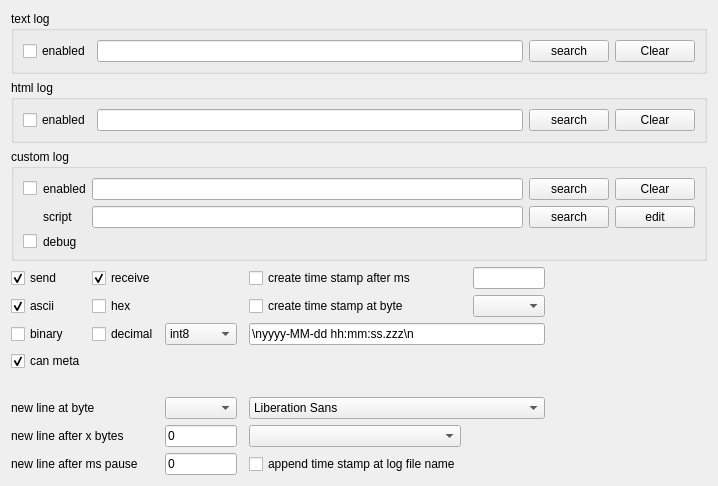
         <widget class="QWidget" name="scrollAreaWidgetContents_2">
          <property name="geometry">
           <rect>
            <x>0</x>
            <y>-110</y>
            <width>718</width>
            <height>457</height>
           </rect>
          </property>
          <layout class="QGridLayout" name="gridLayout_2">
           <item row="1" column="0" colspan="8">
            <widget class="QGroupBox" name="groupBox_6">
             <property name="title">
              <string>html log</string>
             </property>
             <layout class="QHBoxLayout" name="horizontalLayout_8">
              <item>
               <widget class="QCheckBox" name="HtmlLogCheckBox">
                <property name="sizePolicy">
                 <sizepolicy hsizetype="Preferred" vsizetype="Preferred">
                  <horstretch>0</horstretch>
                  <verstretch>0</verstretch>
                 </sizepolicy>
                </property>
                <property name="toolTip">
                 <string>enable the html log</string>
                </property>
                <property name="text">
                 <string>enabled</string>
                </property>
               </widget>
              </item>
              <item>
               <widget class="DragDropLineEdit" name="logHtmlLineEdit">
                <property name="toolTip">
                 <string>the name/path of html log file</string>
                </property>
                <property name="readOnly">
                 <bool>true</bool>
                </property>
               </widget>
              </item>
              <item>
               <widget class="QPushButton" name="logHtmlLogPushButton">
                <property name="toolTip">
                 <string>search the file to store the log</string>
                </property>
                <property name="text">
                 <string>search</string>
                </property>
               </widget>
              </item>
              <item>
               <widget class="QPushButton" name="ClearHtmlLogPushButton">
                <property name="maximumSize">
                 <size>
                  <width>16777215</width>
                  <height>16777215</height>
                 </size>
                </property>
                <property name="toolTip">
                 <string>clear the html log</string>
                </property>
                <property name="layoutDirection">
                 <enum>Qt::LeftToRight</enum>
                </property>
                <property name="text">
                 <string>Clear</string>
                </property>
               </widget>
              </item>
             </layout>
            </widget>
           </item>
           <item row="0" column="0" colspan="8">
            <widget class="QGroupBox" name="groupBox_7">
             <property name="title">
              <string>text log</string>
             </property>
             <layout class="QHBoxLayout" name="horizontalLayout_15">
              <item>
               <widget class="QCheckBox" name="TextLogCheckBox">
                <property name="sizePolicy">
                 <sizepolicy hsizetype="Preferred" vsizetype="Preferred">
                  <horstretch>0</horstretch>
                  <verstretch>0</verstretch>
                 </sizepolicy>
                </property>
                <property name="toolTip">
                 <string>enable the text log</string>
                </property>
                <property name="text">
                 <string>enabled</string>
                </property>
               </widget>
              </item>
              <item>
               <widget class="DragDropLineEdit" name="logTextLineEdit">
                <property name="toolTip">
                 <string>the name/path of text log file</string>
                </property>
                <property name="readOnly">
                 <bool>true</bool>
                </property>
               </widget>
              </item>
              <item>
               <widget class="QPushButton" name="logTextLogPushButton">
                <property name="toolTip">
                 <string>search the file to store the log</string>
                </property>
                <property name="text">
                 <string>search</string>
                </property>
               </widget>
              </item>
              <item>
               <widget class="QPushButton" name="ClearTextLogPushButton">
                <property name="maximumSize">
                 <size>
                  <width>16777215</width>
                  <height>16777215</height>
                 </size>
                </property>
                <property name="toolTip">
                 <string>clear the text log</string>
                </property>
                <property name="layoutDirection">
                 <enum>Qt::LeftToRight</enum>
                </property>
                <property name="text">
                 <string>Clear</string>
                </property>
               </widget>
              </item>
             </layout>
            </widget>
           </item>
           <item row="2" column="0" colspan="8">
            <widget class="QGroupBox" name="groupBox_8">
             <property name="title">
              <string>custom log</string>
             </property>
             <layout class="QGridLayout" name="gridLayout">
              <item row="0" column="4">
               <widget class="QPushButton" name="ClearCustomLogPushButton">
                <property name="maximumSize">
                 <size>
                  <width>16777215</width>
                  <height>16777215</height>
                 </size>
                </property>
                <property name="toolTip">
                 <string>clear the custom log</string>
                </property>
                <property name="layoutDirection">
                 <enum>Qt::LeftToRight</enum>
                </property>
                <property name="text">
                 <string>Clear</string>
                </property>
               </widget>
              </item>
              <item row="0" column="2">
               <widget class="DragDropLineEdit" name="logCustomLineEdit">
                <property name="toolTip">
                 <string>the name/path of custom log file</string>
                </property>
                <property name="readOnly">
                 <bool>true</bool>
                </property>
               </widget>
              </item>
              <item row="1" column="2">
               <widget class="DragDropLineEdit" name="logScriptLineEdit">
                <property name="toolTip">
                 <string>script which generates the text for the custom log (see chapter custom console/log scripts for more details)</string>
                </property>
                <property name="readOnly">
                 <bool>true</bool>
                </property>
               </widget>
              </item>
              <item row="0" column="3">
               <widget class="QPushButton" name="logCustomLogPushButton">
                <property name="toolTip">
                 <string>search the file to store the log</string>
                </property>
                <property name="text">
                 <string>search</string>
                </property>
               </widget>
              </item>
              <item row="0" column="0">
               <widget class="QCheckBox" name="logUseCustomLogCheckBox">
                <property name="toolTip">
                 <string>use a custom log</string>
                </property>
                <property name="text">
                 <string/>
                </property>
               </widget>
              </item>
              <item row="1" column="4">
               <widget class="QPushButton" name="logEditScriptPushButton">
                <property name="toolTip">
                 <string>edit the custom log script</string>
                </property>
                <property name="text">
                 <string>edit</string>
                </property>
               </widget>
              </item>
              <item row="0" column="1">
               <widget class="QLabel" name="label_38">
                <property name="toolTip">
                 <string>enable the custom log (see chapter custom console/log scripts for more details)</string>
                </property>
                <property name="text">
                 <string>enabled</string>
                </property>
               </widget>
              </item>
              <item row="1" column="1">
               <widget class="QLabel" name="label_37">
                <property name="toolTip">
                 <string>script which generates the text for the custom log (see chapter custom console/log scripts for more details)</string>
                </property>
                <property name="text">
                 <string>script</string>
                </property>
                <property name="alignment">
                 <set>Qt::AlignLeading|Qt::AlignLeft|Qt::AlignVCenter</set>
                </property>
               </widget>
              </item>
              <item row="1" column="3">
               <widget class="QPushButton" name="logSearchScriptPushButton">
                <property name="toolTip">
                 <string>search the custom log script</string>
                </property>
                <property name="text">
                 <string>search</string>
                </property>
               </widget>
              </item>
              <item row="2" column="0">
               <widget class="QCheckBox" name="logDebugCustomLogCheckBox">
                <property name="toolTip">
                 <string>debug custom log script</string>
                </property>
                <property name="text">
                 <string/>
                </property>
               </widget>
              </item>
              <item row="2" column="1">
               <widget class="QLabel" name="label_27">
                <property name="toolTip">
                 <string>debug custom log script</string>
                </property>
                <property name="text">
                 <string>debug</string>
                </property>
               </widget>
              </item>
             </layout>
            </widget>
           </item>
           <item row="9" column="7">
            <spacer name="horizontalSpacer_2">
             <property name="orientation">
              <enum>Qt::Horizontal</enum>
             </property>
             <property name="sizeHint" stdset="0">
              <size>
               <width>40</width>
               <height>20</height>
              </size>
             </property>
            </spacer>
           </item>
           <item row="12" column="0" colspan="2">
            <widget class="QLabel" name="label_4">
             <property name="toolTip">
              <string>new line after x ms send/receive pause (0=off)</string>
             </property>
             <property name="text">
              <string>new line after ms pause</string>
             </property>
            </widget>
           </item>
           <item row="13" column="2">
            <spacer name="verticalSpacer_9">
             <property name="orientation">
              <enum>Qt::Vertical</enum>
             </property>
             <property name="sizeHint" stdset="0">
              <size>
               <width>20</width>
               <height>40</height>
              </size>
             </property>
            </spacer>
           </item>
           <item row="3" column="1">
            <widget class="QCheckBox" name="LogWriteReceivedCheckBox">
             <property name="sizePolicy">
              <sizepolicy hsizetype="Preferred" vsizetype="Preferred">
               <horstretch>0</horstretch>
               <verstretch>0</verstretch>
              </sizepolicy>
             </property>
             <property name="toolTip">
              <string>write received data into log</string>
             </property>
             <property name="text">
              <string>receive</string>
             </property>
             <property name="checked">
              <bool>true</bool>
             </property>
            </widget>
           </item>
           <item row="10" column="4" colspan="3">
            <widget class="QFontComboBox" name="htmlLogFontComboBox">
             <property name="sizePolicy">
              <sizepolicy hsizetype="Expanding" vsizetype="Fixed">
               <horstretch>0</horstretch>
               <verstretch>0</verstretch>
              </sizepolicy>
             </property>
             <property name="minimumSize">
              <size>
               <width>0</width>
               <height>0</height>
              </size>
             </property>
             <property name="maximumSize">
              <size>
               <width>16777215</width>
               <height>16777215</height>
              </size>
             </property>
             <property name="toolTip">
              <string>log font</string>
             </property>
             <property name="editable">
              <bool>false</bool>
             </property>
            </widget>
           </item>
           <item row="3" column="0">
            <widget class="QCheckBox" name="LogWriteSendCheckBox">
             <property name="sizePolicy">
              <sizepolicy hsizetype="Preferred" vsizetype="Preferred">
               <horstretch>0</horstretch>
               <verstretch>0</verstretch>
              </sizepolicy>
             </property>
             <property name="toolTip">
              <string>write sent data into log</string>
             </property>
             <property name="text">
              <string>send</string>
             </property>
             <property name="checked">
              <bool>true</bool>
             </property>
            </widget>
           </item>
           <item row="7" column="0">
            <widget class="QCheckBox" name="LogWriteCanMetaCheckBox">
             <property name="toolTip">
              <string>write can meta information (id and type)</string>
             </property>
             <property name="statusTip">
              <string/>
             </property>
             <property name="text">
              <string>can meta</string>
             </property>
             <property name="checked">
              <bool>true</bool>
             </property>
            </widget>
           </item>
           <item row="11" column="0" colspan="2">
            <widget class="QLabel" name="label_3">
             <property name="toolTip">
              <string>new line after x number of sent/received bytes (0=off)</string>
             </property>
             <property name="text">
              <string>new line after x bytes</string>
             </property>
            </widget>
           </item>
           <item row="11" column="2">
            <widget class="QLineEdit" name="logNewLineAfterNumberBytes">
             <property name="sizePolicy">
              <sizepolicy hsizetype="Ignored" vsizetype="Fixed">
               <horstretch>0</horstretch>
               <verstretch>0</verstretch>
              </sizepolicy>
             </property>
             <property name="maximumSize">
              <size>
               <width>16777215</width>
               <height>16777215</height>
              </size>
             </property>
             <property name="toolTip">
              <string>new line after x number of sent/received bytes (0=off)</string>
             </property>
             <property name="text">
              <string>0</string>
             </property>
            </widget>
           </item>
           <item row="10" column="2">
            <widget class="QComboBox" name="logNewLineAt">
             <property name="maximumSize">
              <size>
               <width>16777215</width>
               <height>16777215</height>
              </size>
             </property>
             <property name="toolTip">
              <string>new line at byte</string>
             </property>
             <property name="statusTip">
              <string>new line at byte</string>
             </property>
            </widget>
           </item>
           <item row="12" column="2">
            <widget class="QLineEdit" name="logNewLineAfterPause">
             <property name="sizePolicy">
              <sizepolicy hsizetype="Ignored" vsizetype="Fixed">
               <horstretch>0</horstretch>
               <verstretch>0</verstretch>
              </sizepolicy>
             </property>
             <property name="maximumSize">
              <size>
               <width>16777215</width>
               <height>16777215</height>
              </size>
             </property>
             <property name="toolTip">
              <string>new line after x ms send/receive pause (0=off)</string>
             </property>
             <property name="text">
              <string>0</string>
             </property>
            </widget>
           </item>
           <item row="3" column="6">
            <widget class="QLineEdit" name="logWithTimeStampLineEdit">
             <property name="sizePolicy">
              <sizepolicy hsizetype="Ignored" vsizetype="Fixed">
               <horstretch>0</horstretch>
               <verstretch>0</verstretch>
              </sizepolicy>
             </property>
             <property name="maximumSize">
              <size>
               <width>16777215</width>
               <height>16777215</height>
              </size>
             </property>
             <property name="toolTip">
              <string>create time stamp after ms</string>
             </property>
            </widget>
           </item>
           <item row="4" column="6">
            <widget class="QComboBox" name="logTimestampAtByteComboBox">
             <property name="maximumSize">
              <size>
               <width>16777215</width>
               <height>16777215</height>
              </size>
             </property>
             <property name="toolTip">
              <string>create time stamp at byte</string>
             </property>
            </widget>
           </item>
           <item row="6" column="2">
            <widget class="QComboBox" name="logDecimalsType">
             <property name="toolTip">
              <string>the type of the decimals in the log</string>
             </property>
             <item>
              <property name="text">
               <string>int8</string>
              </property>
             </item>
             <item>
              <property name="text">
               <string>int16</string>
              </property>
             </item>
             <item>
              <property name="text">
               <string>int32</string>
              </property>
             </item>
             <item>
              <property name="text">
               <string>uint8</string>
              </property>
             </item>
             <item>
              <property name="text">
               <string>uint16</string>
              </property>
             </item>
             <item>
              <property name="text">
               <string>uint32</string>
              </property>
             </item>
            </widget>
           </item>
           <item row="6" column="4" colspan="3">
            <widget class="QLineEdit" name="LogTimestampFormat">
             <property name="sizePolicy">
              <sizepolicy hsizetype="Minimum" vsizetype="Fixed">
               <horstretch>0</horstretch>
               <verstretch>0</verstretch>
              </sizepolicy>
             </property>
             <property name="maximumSize">
              <size>
               <width>16777215</width>
               <height>16777215</height>
              </size>
             </property>
             <property name="toolTip">
              <string>&lt;html&gt;&lt;head/&gt;&lt;body&gt;&lt;p&gt;time stamp format ('optinal new lines (\n)' date and time format (chapter Time format and Date format in the manual) 'optional new lines (\n)'&lt;/p&gt;&lt;p&gt;Example:&lt;/p&gt;&lt;p&gt;\nyyyy-MM-dd hh:mm:ss.zzz\n&lt;/p&gt;&lt;p&gt;Example without date and with spaces in front of the time stamp:&lt;/p&gt;&lt;p&gt;\n       hh:mm:ss\n&lt;/p&gt;&lt;p&gt;&lt;br/&gt;&lt;/p&gt;&lt;/body&gt;&lt;/html&gt;</string>
             </property>
             <property name="text">
              <string>\nyyyy-MM-dd hh:mm:ss.zzz\n</string>
             </property>
            </widget>
           </item>
           <item row="6" column="1">
            <widget class="QCheckBox" name="logShowDecimalCheckBox">
             <property name="sizePolicy">
              <sizepolicy hsizetype="Preferred" vsizetype="Preferred">
               <horstretch>0</horstretch>
               <verstretch>0</verstretch>
              </sizepolicy>
             </property>
             <property name="toolTip">
              <string>write decimal into log</string>
             </property>
             <property name="text">
              <string>decimal</string>
             </property>
            </widget>
           </item>
           <item row="6" column="0">
            <widget class="QCheckBox" name="logShowBinaryCheckBox">
             <property name="toolTip">
              <string>write binary into log</string>
             </property>
             <property name="text">
              <string>binary</string>
             </property>
            </widget>
           </item>
           <item row="10" column="0" colspan="2">
            <widget class="QLabel" name="label_17">
             <property name="toolTip">
              <string>new line at byte</string>
             </property>
             <property name="text">
              <string>new line at byte</string>
             </property>
            </widget>
           </item>
           <item row="4" column="0">
            <widget class="QCheckBox" name="logShowAsciiCheckBox">
             <property name="sizePolicy">
              <sizepolicy hsizetype="Preferred" vsizetype="Preferred">
               <horstretch>0</horstretch>
               <verstretch>0</verstretch>
              </sizepolicy>
             </property>
             <property name="toolTip">
              <string>write ascii into log</string>
             </property>
             <property name="text">
              <string>ascii</string>
             </property>
             <property name="checked">
              <bool>true</bool>
             </property>
            </widget>
           </item>
           <item row="3" column="4" colspan="2">
            <widget class="QCheckBox" name="logWithTimeStampCheckBox">
             <property name="sizePolicy">
              <sizepolicy hsizetype="Preferred" vsizetype="Preferred">
               <horstretch>0</horstretch>
               <verstretch>0</verstretch>
              </sizepolicy>
             </property>
             <property name="toolTip">
              <string>create time stamp after ms</string>
             </property>
             <property name="text">
              <string>create time stamp after ms</string>
             </property>
            </widget>
           </item>
           <item row="4" column="1">
            <widget class="QCheckBox" name="logShowHexCheckBox">
             <property name="sizePolicy">
              <sizepolicy hsizetype="Preferred" vsizetype="Preferred">
               <horstretch>0</horstretch>
               <verstretch>0</verstretch>
              </sizepolicy>
             </property>
             <property name="toolTip">
              <string>write hexadecimal into log</string>
             </property>
             <property name="text">
              <string>hex</string>
             </property>
            </widget>
           </item>
           <item row="4" column="4" colspan="2">
            <widget class="QCheckBox" name="logTimestampAtByteCheckBox">
             <property name="toolTip">
              <string>create time stamp at byte</string>
             </property>
             <property name="text">
              <string>create time stamp at byte</string>
             </property>
            </widget>
           </item>
           <item row="11" column="4">
            <widget class="QComboBox" name="htmlLogFontSizeComboBox">
             <property name="sizePolicy">
              <sizepolicy hsizetype="Preferred" vsizetype="Fixed">
               <horstretch>0</horstretch>
               <verstretch>0</verstretch>
              </sizepolicy>
             </property>
             <property name="minimumSize">
              <size>
               <width>0</width>
               <height>0</height>
              </size>
             </property>
             <property name="maximumSize">
              <size>
               <width>16777215</width>
               <height>16777215</height>
              </size>
             </property>
             <property name="toolTip">
              <string>log font size</string>
             </property>
             <property name="editable">
              <bool>false</bool>
             </property>
            </widget>
           </item>
           <item row="12" column="4">
            <widget class="QCheckBox" name="logAppendTimestampCheckBox">
             <property name="toolTip">
              <string>If selected a time stamp is appended at the corresponding log filename.
The time stamp format is: yyyy-MM-dd_hh-mm-ss.

A log file is created if:
- ScriptCommunicator starts and the corresponding log is enabled
- a disabled log has been enabled
- a log filename has been changed
- an enabled log has been cleared
- the reopen button in the mainwindow has been pressed

Note: The reopen buton in the main window is only visible if this option is selected.</string>
             </property>
             <property name="text">
              <string>append time stamp at log file name</string>
             </property>
            </widget>
           </item>
          </layout>
         </widget>
